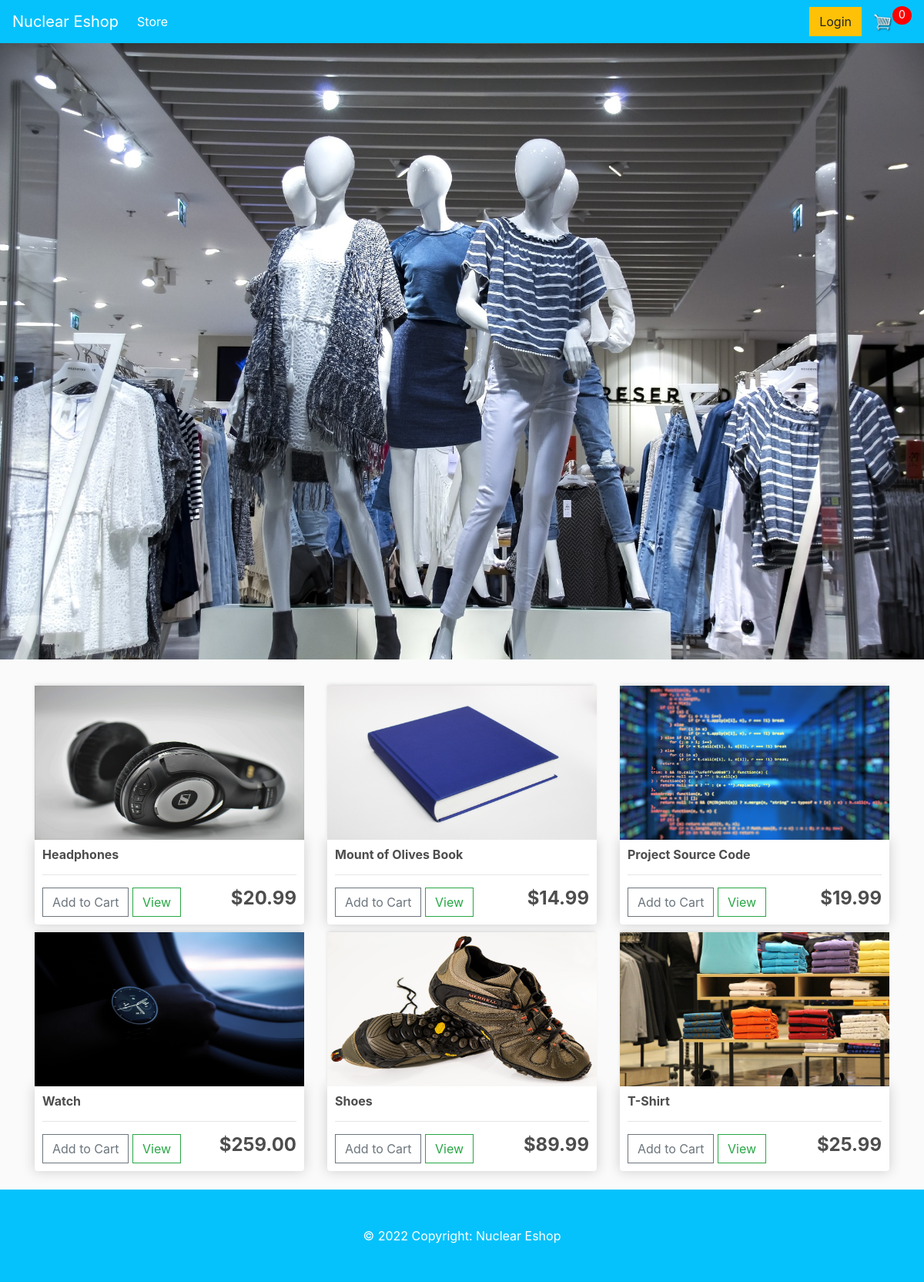
The page / on the database its author committed.
### store/models.py (models this page shows, shortened)
class Product(models.Model):
    name = models.CharField(max_length=200, null=True)
    price = models.DecimalField(max_digits=7, decimal_places=2)
    digital = models.BooleanField(default=False)
    image = models.ImageField(null=True, blank=True)
    @property
    def imageURL(self):
        try:
            url = self.image.url
        except:
            url = ''
        return url

### store/views.py (the view)
# urls.py: path('', include('store.urls')),
def store(request):
    data = cartData(request)
    cartItems = data['cartItems']
    order = data['order']
    items = data['items']
    products = Product.objects.all()
    context = {'products': products, 'cartItems': cartItems}
    return render(request, 'store/store.html', context)

### store/utils.py (called while the page is built, shortened)
def cookieCart(request):
	try:
		cart = json.loads(request.COOKIES['cart'])
	except:
		cart = {}
		print('CART:', cart)
	items = []
	order = {'get_cart_total':0, 'get_cart_items':0, 'shipping':False}
	cartItems = order['get_cart_items']
	return {'cartItems':cartItems ,'order':order, 'items':items}

def cartData(request):
	if request.user.is_authenticated:
		customer = request.user.customer
		order, created = Order.objects.get_or_create(customer=customer, complete=False)
		items = order.orderitem_set.all()
		cartItems = order.get_cart_items
	else:
		cookieData = cookieCart(request)
		cartItems = cookieData['cartItems']
		order = cookieData['order']
		items = cookieData['items']
	return {'cartItems':cartItems ,'order':order, 'items':items}

### store/templates/store/store.html
{% extends 'store/main.html' %}
{% load static %}
{% block content %}
	<div class="row">
		{% for product in products %}
		<div class="col-lg-4">
			<img class="thumbnail" src="{{product.imageURL}}">
			<div class="box-element product">
				<h6><strong>{{product.name}}</strong></h6>
				<hr>
				<button data-product="{{product.id}}" data-action="add" class="btn btn-outline-secondary add-btn update-cart">Add to Cart</button>
				<a class="btn btn-outline-success" href="#">View</a>
				<h4 style="float: right"><strong>${{product.price}}</strong></h4>
			</div>
		</div>
		{% endfor %}
	</div>
{% endblock content %}

### store/templates/store/main.html (shortened to what this page needs)
<!DOCTYPE html>
{% load static %}
<html>
<head>
	<link rel="stylesheet" href="https://cdnjs.cloudflare.com/ajax/libs/font-awesome/5.15.3/css/all.min.css" />
	<link rel="stylesheet" href="https://stackpath.bootstrapcdn.com/bootstrap/4.4.1/css/bootstrap.min.css">
	<link rel="stylesheet" type="text/css" href="{% static 'css/main.css' %}">
</head>
<body>
	<nav class="navbar navbar-expand-lg navbar-dark bg-dark">
	  <a class="navbar-brand" href="{% url 'store' %}">Nuclear Eshop</a>
	  <div class="collapse navbar-collapse" id="navbarSupportedContent">
	    <ul class="navbar-nav mr-auto">
	      <li class="nav-item active">
	        <a class="nav-link" href="{% url 'store' %}">Store <span class="sr-only">(current)</span></a>
	      </li>
	    </ul>
	    <div class="form-inline my-2 my-lg-0">
	     	<a href="#"class="btn btn-warning">Login</a>
	     	<a href="{% url 'cart' %}">
	    		<img  id="cart-icon" src="{% static 'images/cart.png' %}">
	    	</a>
	    	<p id="cart-total">{{cartItems}}</p>
	    </div>
	  </div>
	</nav>
  <div id="carouselExampleSlidesOnly" class="carousel slide" data-bs-ride="carousel">
    <div class="carousel-inner">
      <div class="carousel-item active">
        <img src="{% static 'images/shopmall.jpg' %}" class="d-block w-100" alt="...">
      </div>
  </div>
     <div class="container">
            <br>
            {% block content %}
            {% endblock content %}
         </div> <br>
			  <div class="text-center text-white p-5" style="background-color: #05c2fc;">
				© 2022 Copyright:
				<a class="text-white" href="https://abhisbyte.web.app/">Nuclear Eshop</a>
			  </div>
		  </div>
</body>
</html>

### static/css/main.css (style rules this page uses)
body { background-color: hsl(0, 0%, 98%); }
h1,h2,h3,h4,h5,h6 { color:hsl(0, 0%, 30%); }
.box-element { box-shadow:hsl(0, 0%, 80%) 0 0 16px; background-color: #fff; border-radius: 4px; padding: 10px; }
.thumbnail { width: 100%; height: 200px; -webkit-box-shadow: -1px -3px 5px -2px rgba(214,214,214,1); -moz-box-shadow: -1px -3px 5px -2px rgba(214,214,214,1); box-shadow: -1px -3px 5px -2px rgba(214,214,214,1); }
.product { border-radius: 0 0 4px 4px; }
.bg-dark { background-color: #05c2fc !important; }
#cart-icon { width:25px; display: inline-block; margin-left: 15px; }
#cart-total { display: block; text-align: center; color:#fff; background-color: red; width: 25px; height: 24px; border-radius: 50%; font-size: 14px; }
.col-lg-4, .col-lg-6, .col-lg-8, .col-lg-12 { margin-top: 10px; }
.btn { border-radius: 0; }

### rows shown on the page
Product: imageURL (picture), name "Headphones", price "20.99"
Product: imageURL (picture), name "Mount of Olives Book", price "14.99"
Product: imageURL (picture), name "Project Source Code", price "19.99"
Product: imageURL (picture), name "Watch", price "259.00"
Product: imageURL (picture), name "Shoes", price "89.99"
Product: imageURL (picture), name "T-Shirt", price "25.99"

### other values the page prints
{{ cartItems }} "0"
